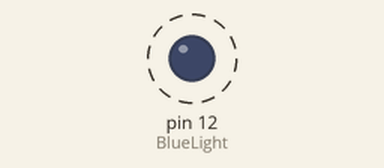
Recording of a sketch running on a simulated Arduino Uno, built with avr-gcc and run on an emulated ATmega328P. On the bench: output pins drawn as LEDs (lit = HIGH). Dashed ring = blinking.

Above: at 0.1 s.
Timing chart, 0 to 3.0 s (numbered marks = the images above):
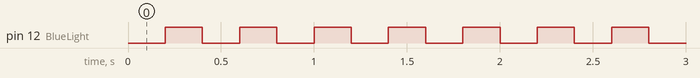

The sketch:

LED_Blink_-_Day_2.ino
```cpp
int BlueLight = 12; // The HERO Board Pin that the LED is wired to

// the setup function runs once when you press reset or power the board
void setup() {
  // initialize digital pin LED_BUILTIN as an output.
  pinMode(BlueLight, OUTPUT);
  digitalWrite(BlueLight, HIGH);

}

// the loop function runs over and over again forever
void loop() {
 digitalWrite(BlueLight, LOW);
 delay(200);
 digitalWrite(BlueLight, HIGH);
 delay(200);

}
```

Measured:
- by itself, pin 12 (BlueLight): alternates HIGH for 0.20 s and LOW for 0.20 s
